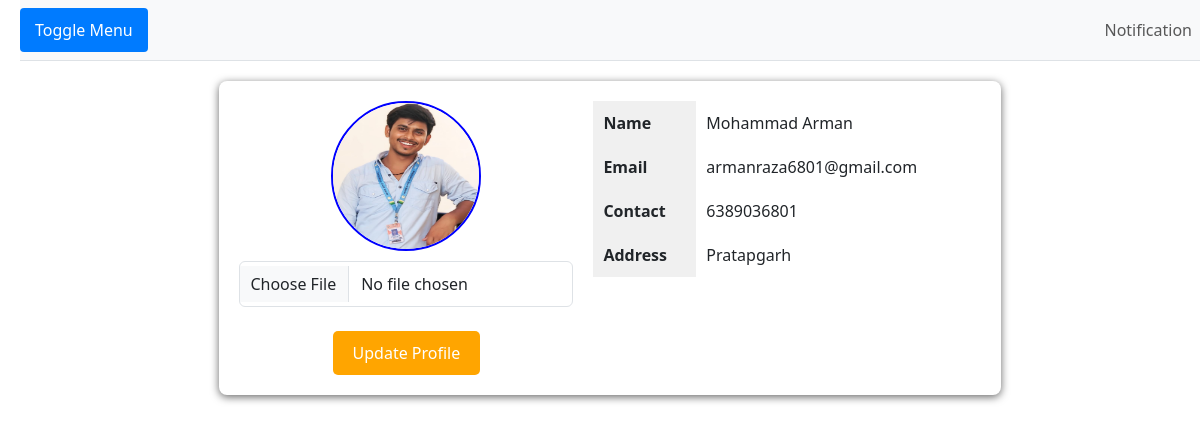
The app's page /admin/profile.php (signed in) with its own data.
### tables this page shows
CREATE TABLE `register` (
  `name` varchar(80) NOT NULL,
  `email` varchar(80) NOT NULL,
  `contact` varchar(20) NOT NULL,
  `password` varchar(20) NOT NULL,
  `user_type` varchar(10) NOT NULL,
  `gender` varchar(20) NOT NULL,
  `address` varchar(100) NOT NULL,
  `image` varchar(800) NOT NULL
);

### admin/profile.php (the view, shortened to what this page needs)
<?php
include("../connection.php");
?>
<!DOCTYPE html>
<html lang="en">
<head>
    <?php include("../cdn.php") ?>
</head>
<body>
    <div id="wrapper">
        <div id="page-content-wrapper">
            <nav class="navbar navbar-expand-lg navbar-light bg-light border-bottom">
                <label for="menu-toggle" class="toggle-btn">Toggle Menu</label>
                <div class="collapse navbar-collapse">
                    <ul class="navbar-nav ms-auto">
                        <li class="nav-item">
                            <a href="#" class="nav-link">Notification</a>
                        </li>
                    </ul>
                </div>
            </nav>
            <div class="container">
    <div class="profile-container">
        <div class="profile-image">
            <?php
            $sql = "SELECT * FROM register WHERE user_type='admin'";
            $res = mysqli_query($con, $sql);
            if (mysqli_num_rows($res) > 0) {
                while ($r = mysqli_fetch_array($res)) {
                    echo '<img src="../'.$r['image'].'" alt="Profile Picture" class="">';
                    echo '<form action="" method="post" enctype="multipart/form-data" class="update-form">';
                    echo '<input type="file" name="image" class="form-control">';
                    echo '<br>';
                    echo '<input type="submit" value="Update Profile" name="sub" class="update-profile-btn">';
                    echo '</form>';
                }
            }
            ?>
        </div>
        <div class="profile-details">
            <table>
                <tr>
                    <th>Name</th>
                    <td><?php
                    $sql = "SELECT * FROM register WHERE user_type='admin'";
                    $res = mysqli_query($con, $sql);
                    if (mysqli_num_rows($res) > 0) {
                        while ($r = mysqli_fetch_array($res)) {
                            echo $r['name'];
                        }
                    }
                    ?></td>
                </tr>
                <tr>
                    <th>Email</th>
                    <td><?php
                    $sql = "SELECT * FROM register WHERE user_type='admin'";
                    $res = mysqli_query($con, $sql);
                    if (mysqli_num_rows($res) > 0) {
                        while ($r = mysqli_fetch_array($res)) {
                            echo $r['email'];
                        }
                    }
                    ?></td>
                </tr>
                <tr>
                    <th>Contact</th>
                    <td><?php
                    $sql = "SELECT * FROM register WHERE user_type='admin'";
                    $res = mysqli_query($con, $sql);
                    if (mysqli_num_rows($res) > 0) {
                        while ($r = mysqli_fetch_array($res)) {
                            echo $r['contact'];
                        }
                    }
                    ?></td>
                </tr>
                <tr>
                    <th>Address</th>
                    <td><?php
                    $sql = "SELECT * FROM register WHERE user_type='admin'";
                    $res = mysqli_query($con, $sql);
                    if (mysqli_num_rows($res) > 0) {
                        while ($r = mysqli_fetch_array($res)) {
                            echo $r['address'];
                        }
                    }
                    ?></td>
                </tr>
            </table>
        </div>
    </div>
</div>
        </div>
    </div>
</body>
</html>

### admin/profile.php (style rules this page uses)
#wrapper { display: flex; min-height: 100vh; transition: all 0.3s ease; }
#page-content-wrapper { margin-left: 0; padding-left: 20px; width: 100%; transition: margin-left 0.3s ease; }
.toggle-btn { display: inline-block; background-color: #007bff; color: white; padding: 10px 15px; border-radius: 4px; cursor: pointer; }
body { font-family: Arial, sans-serif; margin: 0; padding: 0; background-color: #f7f7f7; }
.container { display: flex; justify-content: center; padding: 20px; }
.profile-container { display: flex; justify-content: space-between; background-color: #fff; padding: 20px; box-shadow: 0 2px 8px rgba(0, 0, 0, 0.6); border-radius: 8px; width: 70%; }
.profile-image { text-align: center; margin-right: 20px; }
.profile-image img { width: 150px; height: 150px; border-radius: 50%; border: 2px solid blue; }
.profile-details { flex-grow: 1; }
.profile-details table { width: 100%; }
.profile-details td { padding: 10px; }
.profile-details th { text-align: left; padding: 10px; background-color: #f0f0f0; }
.update-profile-btn { background-color: orange; color: white; padding: 10px 20px; border: none; cursor: pointer; border-radius: 5px; }
.update-form input[type="file"] { padding: 10px; margin-top: 10px; }

### records on screen
register: image (picture), name "Mohammad Arman", email "armanraza6801@gmail.com", contact "6389036801", address "Pratapgarh"
